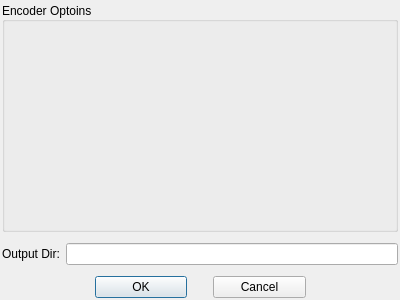
<?xml version="1.0" encoding="UTF-8"?>
<ui version="4.0">
 <class>DlgConvertOption</class>
 <widget class="QDialog" name="DlgConvertOption">
  <property name="geometry">
   <rect>
    <x>0</x>
    <y>0</y>
    <width>400</width>
    <height>300</height>
   </rect>
  </property>
  <property name="windowTitle">
   <string>Dialog</string>
  </property>
  <layout class="QVBoxLayout" name="verticalLayout">
   <property name="spacing">
    <number>-1</number>
   </property>
   <property name="margin">
    <number>2</number>
   </property>
   <item>
    <widget class="QGroupBox" name="groupBox">
     <property name="sizePolicy">
      <sizepolicy hsizetype="Expanding" vsizetype="Expanding">
       <horstretch>0</horstretch>
       <verstretch>0</verstretch>
      </sizepolicy>
     </property>
     <property name="title">
      <string>Encoder Optoins</string>
     </property>
     <property name="alignment">
      <set>Qt::AlignLeading|Qt::AlignLeft|Qt::AlignVCenter</set>
     </property>
    </widget>
   </item>
   <item>
    <spacer name="verticalSpacer_2">
     <property name="orientation">
      <enum>Qt::Vertical</enum>
     </property>
     <property name="sizeType">
      <enum>QSizePolicy::Fixed</enum>
     </property>
     <property name="sizeHint" stdset="0">
      <size>
       <width>20</width>
       <height>5</height>
      </size>
     </property>
    </spacer>
   </item>
   <item>
    <layout class="QHBoxLayout" name="horizontalLayout_2">
     <item>
      <widget class="QLabel" name="label">
       <property name="text">
        <string>Output Dir:</string>
       </property>
      </widget>
     </item>
     <item>
      <widget class="QLineEdit" name="editDir"/>
     </item>
    </layout>
   </item>
   <item>
    <spacer name="verticalSpacer">
     <property name="orientation">
      <enum>Qt::Vertical</enum>
     </property>
     <property name="sizeType">
      <enum>QSizePolicy::Fixed</enum>
     </property>
     <property name="sizeHint" stdset="0">
      <size>
       <width>20</width>
       <height>5</height>
      </size>
     </property>
    </spacer>
   </item>
   <item>
    <layout class="QHBoxLayout" name="horizontalLayout">
     <item>
      <spacer name="horizontalSpacer_2">
       <property name="orientation">
        <enum>Qt::Horizontal</enum>
       </property>
       <property name="sizeHint" stdset="0">
        <size>
         <width>40</width>
         <height>20</height>
        </size>
       </property>
      </spacer>
     </item>
     <item>
      <widget class="QPushButton" name="btnOk">
       <property name="sizePolicy">
        <sizepolicy hsizetype="Expanding" vsizetype="Fixed">
         <horstretch>0</horstretch>
         <verstretch>0</verstretch>
        </sizepolicy>
       </property>
       <property name="text">
        <string>OK</string>
       </property>
      </widget>
     </item>
     <item>
      <spacer name="horizontalSpacer">
       <property name="orientation">
        <enum>Qt::Horizontal</enum>
       </property>
       <property name="sizeType">
        <enum>QSizePolicy::Fixed</enum>
       </property>
       <property name="sizeHint" stdset="0">
        <size>
         <width>20</width>
         <height>20</height>
        </size>
       </property>
      </spacer>
     </item>
     <item>
      <widget class="QPushButton" name="btnCancel">
       <property name="sizePolicy">
        <sizepolicy hsizetype="Expanding" vsizetype="Fixed">
         <horstretch>0</horstretch>
         <verstretch>0</verstretch>
        </sizepolicy>
       </property>
       <property name="text">
        <string>Cancel</string>
       </property>
      </widget>
     </item>
     <item>
      <spacer name="horizontalSpacer_3">
       <property name="orientation">
        <enum>Qt::Horizontal</enum>
       </property>
       <property name="sizeHint" stdset="0">
        <size>
         <width>40</width>
         <height>20</height>
        </size>
       </property>
      </spacer>
     </item>
    </layout>
   </item>
  </layout>
 </widget>
 <resources/>
 <connections/>
</ui>
